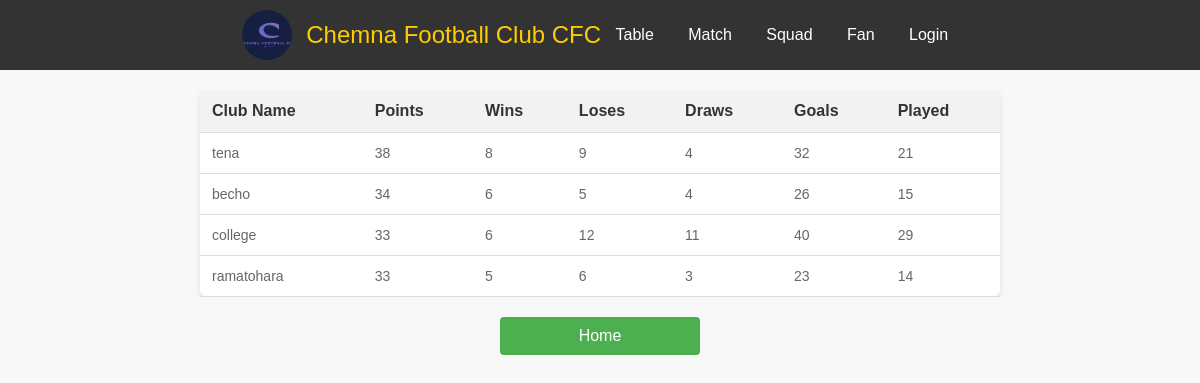
Screenshot of /table with the database file from the repository.
### chemnaFC/models.py (models this page shows, shortened)
class Table(models.Model):
   club_name= models.OneToOneField(Clubs,  on_delete=models.CASCADE, null= True)
   point = models.IntegerField()
   win = models.IntegerField()
   lose = models.IntegerField()
   draw = models.IntegerField()
   played = models.IntegerField(default=0,null=True)
   goal = models.IntegerField()

class Clubs(models.Model):
    cname = models.CharField( max_length=200)
    cadress = models.OneToOneField(Adress,on_delete=models.CASCADE, null= True)
    ccountry = models.CharField(max_length=150)
    ccompetitions = models.CharField(max_length=150)

### chemnaFC/views.py (the view)
# urls.py: path("table", views.table, name ="table_page"),
def table(request):
    table=Table.objects.all()
    sorted_entries = sorted(table, key=lambda x: (x.point, x.goal), reverse=True)
    return render(request , "chemnaFC/table.html", {"table":sorted_entries})

### chemnaFC/templates/chemnaFC/table.html (shortened to what this page needs)
{% extends "base.html" %}
{% block content %}
<header>
{% include "chemnaFC/header/header.html" %}
</header>
<div class="table-container">
  <table>
    <thead>
      <tr>
        <th>Club Name</th>
        <th>Points</th>
        <th>Wins</th>
        <th>Loses</th>
        <th>Draws</th>
        <th>Goals</th>
        <th>Played</th>
      </tr>
    </thead>
    <tbody>
      {% for entry in table %}
        <tr>
          <td>{{ entry.club_name.cname }}</td>
          <td>{{ entry.point }}</td>
          <td>{{ entry.win }}</td>
          <td>{{ entry.lose }}</td>
          <td>{{ entry.draw }}</td>
          <td>{{ entry.goal }}</td>
          <td>{{ entry.played }}</td>
        </tr>
      {% endfor %}
    </tbody>
  </table>
</div>
<p><a class="home-link" href="{% url 'index_page' %}">Home</a></p>
{% endblock %}

### chemnaFC/templates/chemnaFC/header/header.html (style rules this page uses)
* { margin: 0; padding: 0; box-sizing: border-box; }

### chemnaFC/templates/chemnaFC/table.html (style rules this page uses)
body { margin: 0; padding: 0; font-family: Arial, sans-serif; background-color: #f8f8f8; }
.table-container { margin: 20px auto; overflow-x: auto; }
table { border-collapse: collapse; width: 100%; max-width: 800px; margin: 0 auto; background-color: #fff; border-radius: 8px; box-shadow: 0 2px 6px rgba(0, 0, 0, 0.1); }
thead th { padding: 12px; text-align: left; border-bottom: 1px solid #ddd; background-color: #f2f2f2; font-weight: bold; font-size: 16px; color: #333; }
tbody td { padding: 12px; text-align: left; border-bottom: 1px solid #ddd; font-size: 14px; color: #666; }
.home-link { display: block; width: 100%; max-width: 200px; margin: 20px auto; padding: 10px; background-color: #4CAF50; color: white; text-align: center; border: none; border-radius: 4px; cursor: pointer; text-decoration: none; transition: background-color 0.2s ease-in-out; }

### rows the page displays
Table: club_name.cname "tena", point "38", win "8", lose "9", draw "4", goal "32", played "21"
Table: club_name.cname "becho", point "34", win "6", lose "5", draw "4", goal "26", played "15"
Table: club_name.cname "college", point "33", win "6", lose "12", draw "11", goal "40", played "29"
Table: club_name.cname "ramatohara", point "33", win "5", lose "6", draw "3", goal "23", played "14"
